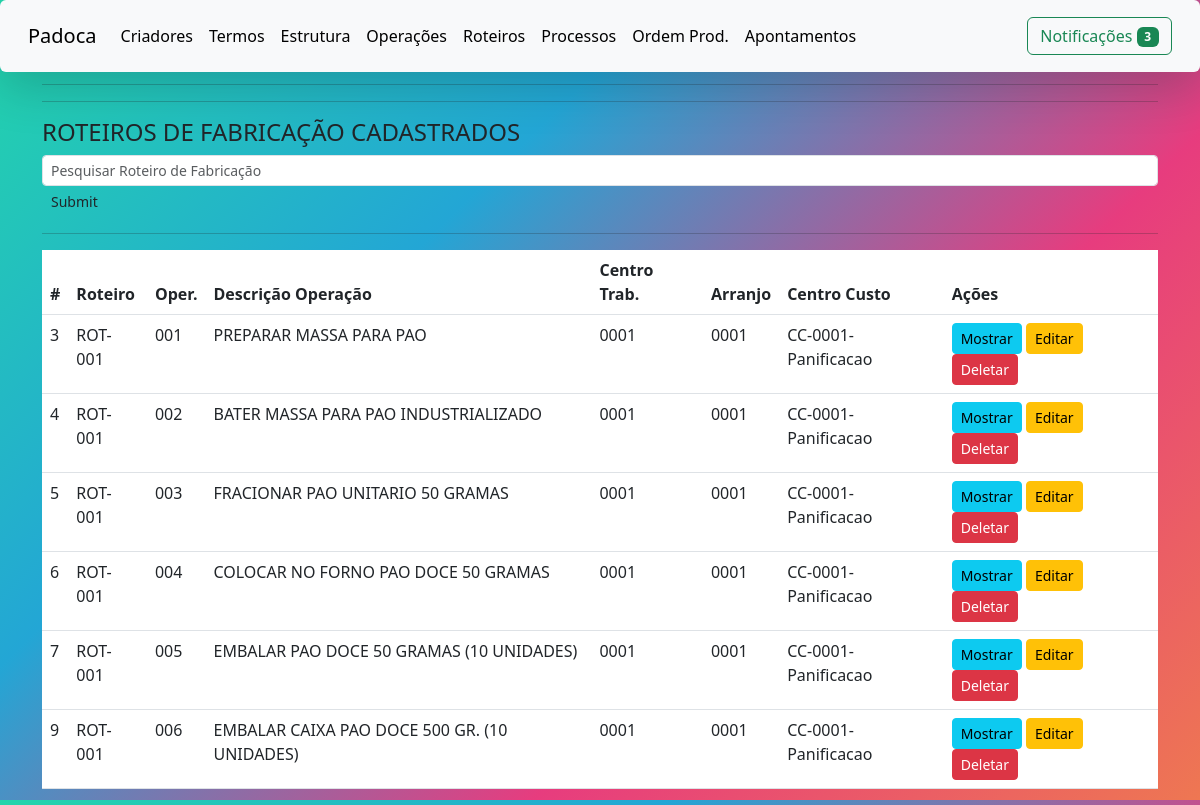
/listar-roteiro.php, run on the app's committed database.
### tables this page shows
CREATE TABLE sg3 (
  G3_CONT int(11) NOT NULL AUTO_INCREMENT,
  G3_ROTEIRO varchar(15) NOT NULL,
  G3_DESCRICAO varchar(30) NOT NULL,
  G3_OPERACAO varchar(3) NOT NULL,
  G3_DESCR_OPER varchar(50) NOT NULL,
  G3_CTRAB varchar(20) DEFAULT NULL,
  G3_ARRANJO varchar(20) DEFAULT NULL,
  G3_CCUSTO varchar(20) DEFAULT NULL,
  PRIMARY KEY (G3_CONT)
);

### listar-roteiro.php (the view, shortened to what this page needs)
<!doctype html>
<html lang="pt-br">
    <head>
        <link rel="stylesheet" href="Css/index.css">
        <link href="https://cdn.jsdelivr.net/npm/bootstrap@5.3.0-alpha3/dist/css/bootstrap.min.css" rel="stylesheet">
      </head>
    <body>
    <nav class="navbar fixed-top navbar-expand-lg bg-body-tertiary shadow-lg p-3 mb-5 bg-white rounded">
        <div class="container-fluid">
        <a class="navbar-brand mb-0 h1" href="index.php">Padoca</a>
        <div class="collapse navbar-collapse" id="navbarSupportedContent">
            <ul class="navbar-nav me-auto mb-2 mb-lg-0">
            <li class="nav-item">
                <a class="nav-link active" aria-current="page" href="criadores.html">Criadores</a>
            </li>
            <li class="nav-item">
                <a class="nav-link active" aria-current="page" href="termosdeusos2.html">Termos</a>
            </li>
            <li class="nav-item">
              <a class="nav-link active" aria-current="page" href="estrutura.php">Estrutura</a>
          </li>
            <li class="nav-item">
              <a class="nav-link active" aria-current="page" href="operacaofab.php">Operações</a>
          </li>
          <li class="nav-item">
            <a class="nav-link active" aria-current="page" href="roteirofab.php">Roteiros</a>
        </li>
        <li class="nav-item">
          <a class="nav-link active" aria-current="page" href="processofab.php">Processos</a>
        </li>
        <li class="nav-item">
              <a class="nav-link active" aria-current="page" href="ordemprod.php">Ordem Prod.</a>
            </li>
        <li class="nav-item">
          <a class="nav-link active" aria-current="page" href="apontamento.php">Apontamentos</a>
        </li>
            </ul>
            <button type="button" class="btn btn-outline-success" data-bs-toggle="modal" data-bs-target="#notifications">
            Notificações <span class="badge text-bg-success">3</span>
            </button>
        </div>
        </div>
    </nav>
    <P>
        <div class="container">
          <div class="container-principal-locals">
          <hr> <hr> <hr> <hr> <hr> <hr> <h4 class="page-header">ROTEIROS DE FABRICAÇÃO CADASTRADOS</h4>
             <form class="form-inline" action="pesquisa-roteiro.php" method="POST">
                <input type="text" class="form-control form-control-sm col-md-10 col-sm-10" name="c_pesquisa" placeholder="Pesquisar Roteiro de Fabricação" required="">
                 <input class="btn btn-sm" type="submit" name="btn_pesquisa">
             </form>
           <hr>
               <div class="table-responsive">
                    <table class="table table-hover">
                            <thead>
                            <th>#</th>
                                <th>Roteiro</th>
                                <th>Oper.</th>
                                <th>Descrição Operação</th>
                                <th>Centro Trab.</th>
                                <th>Arranjo</th>
                                <th>Centro Custo</th>
                                <th>Ações</th>
                            </thead>
                          <tbody>
                            <?php
                             include("conexao.php");
                            $sql = "SELECT g3_cont, g3_roteiro, g3_operacao, g3_descr_oper, g3_ctrab, g3_arranjo, g3_ccusto FROM sg3 ORDER BY g3_roteiro, g3_operacao";
                            $resultado = mysqli_query($conexao, $sql);
                            while($linha = mysqli_fetch_array($resultado))
                            {
                               echo '<tr>';
                                   echo  '<td>'.$linha['g3_cont'].'</td>';
                                   echo  '<td>'.$linha['g3_roteiro'].'</td>';
                                   echo  '<td>'.$linha['g3_operacao'].'</td>';
                                   echo  '<td>'.$linha['g3_descr_oper'].'</td>';
                                   echo  '<td>'.$linha['g3_ctrab'].'</td>';
                                   echo  '<td>'.$linha['g3_arranjo'].'</td>';
                                   echo  '<td>'.$linha['g3_ccusto'].'</td>';
                                   echo  "<td><button type='button' class='btn btn-sm btn-info'  data-toggle='modal' data-target='#myModal$linha[g3_cont]'> Mostrar</button>&nbsp<button type='button' class='btn btn-sm btn-warning'>Editar</button>&nbsp<button type='button' class='btn btn-sm btn-danger' data-toggle='modal' data-target='#apagar$linha[g3_cont]'>Deletar</button>&nbsp</td>";
                              echo "</tr>";
                              ?>
                                      <?php
                                }
                              ?>
                            </tbody>
                      </table>
            </div>
          </div>
       </div>
  </body>
</html>

### Css/index.css (style rules this page uses)
* { box-sizing: border-box; margin: 0; padding: 0 }
html { height: 800px; width: 100vw; }
body { position: absolute; height: 100%; width: 100%; background: linear-gradient(-45deg, #EE7752, #E73C7E, #23A6D5, #23D5AB); }
P { text-align: justify; text-indent: 30px; }

### data on the page
sg3: G3_CONT "3", G3_ROTEIRO "ROT-001", G3_OPERACAO "001", G3_DESCR_OPER "PREPARAR MASSA PARA PAO", G3_CTRAB "0001", G3_ARRANJO "0001", G3_CCUSTO "CC-0001-Panificacao"
sg3: G3_CONT "4", G3_ROTEIRO "ROT-001", G3_OPERACAO "002", G3_DESCR_OPER "BATER MASSA PARA PAO INDUSTRIALIZADO", G3_CTRAB "0001", G3_ARRANJO "0001", G3_CCUSTO "CC-0001-Panificacao"
sg3: G3_CONT "5", G3_ROTEIRO "ROT-001", G3_OPERACAO "003", G3_DESCR_OPER "FRACIONAR PAO UNITARIO 50 GRAMAS", G3_CTRAB "0001", G3_ARRANJO "0001", G3_CCUSTO "CC-0001-Panificacao"
sg3: G3_CONT "6", G3_ROTEIRO "ROT-001", G3_OPERACAO "004", G3_DESCR_OPER "COLOCAR NO FORNO PAO DOCE 50 GRAMAS", G3_CTRAB "0001", G3_ARRANJO "0001", G3_CCUSTO "CC-0001-Panificacao"
sg3: G3_CONT "7", G3_ROTEIRO "ROT-001", G3_OPERACAO "005", G3_DESCR_OPER "EMBALAR PAO DOCE 50 GRAMAS (10 UNIDADES)", G3_CTRAB "0001", G3_ARRANJO "0001", G3_CCUSTO "CC-0001-Panificacao"
sg3: G3_CONT "9", G3_ROTEIRO "ROT-001", G3_OPERACAO "006", G3_DESCR_OPER "EMBALAR CAIXA PAO DOCE 500 GR. (10 UNIDADES)", G3_CTRAB "0001", G3_ARRANJO "0001", G3_CCUSTO "CC-0001-Panificacao"
